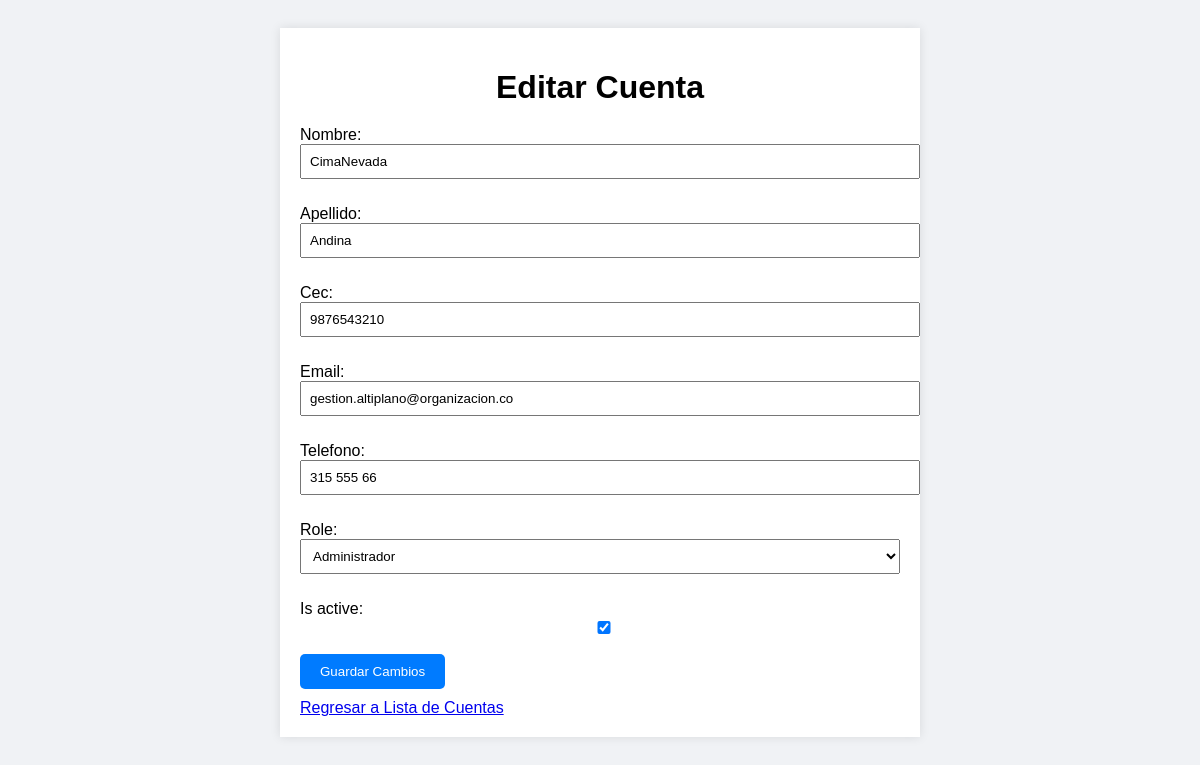
Screenshot of /editar-cuenta/1/ with the database file from the repository.
### libreria/models.py (models this page shows, shortened)
class CustomUser(AbstractUser):  # Define una tupla de opciones para el campo 'role' (rol del usuario)
    ROLE_CHOICES = (
        ('admin', 'Administrador'),
        ('emple', 'empleado'),
    )
    role = models.CharField(max_length=10, choices=ROLE_CHOICES, default='user')
    email = models.EmailField(unique=True)
    USERNAME_FIELD = 'cec'
    REQUIRED_FIELDS = ['Nombre']  # Se requiere el nombre de usuario
    telefono = models.CharField(
        max_length=10,
        blank=True,
        null=True,
    )
    cec = models.CharField(
        max_length=10,
        blank=False,
        null=False,
        unique=True
    )
    nombre = models.CharField(
        max_length=10,
        blank=False,
        null=False,
        )
    apellido = models.CharField(
        max_length=10,
        blank=False,
        null=False,)
    status =models.CharField(max_length=20, default=' No activo')
    is_active = models.BooleanField(default=True)
    is_staff = models.BooleanField(default=False)

### libreria/views.py (the view)
# urls.py: path('editar-cuenta/<int:id>/', views.editar_cuenta, name='editar_cuenta'),
def editar_cuenta(request, id):
    cuenta = get_object_or_404(CustomUser, id=id)
    if request.method == 'POST':
        form = CustomUserChangeForm(request.POST, instance=cuenta)
        if form.is_valid():
            form.save()
            return redirect('dashboard')  # Redirige al dashboard después de guardar
    else:
        form = CustomUserChangeForm(instance=cuenta)
    return render(request, 'accounts/editar_cuenta.html', {'form': form, 'cuenta': cuenta})

### libreria/forms.py
class CustomUserChangeForm(UserChangeForm):
    password = None
    class Meta:
        model = CustomUser
        fields = ('nombre','apellido', 'cec', 'email', 'telefono', 'role', 'is_active') #Se corrige aqui.

### libreria/templates/accounts/editar_cuenta.html (shortened to what this page needs)
{% load static %}
<!DOCTYPE html>
<html lang="es">
<head>
</head>
<body>
  <div class="container">
    <h1>Editar Cuenta</h1>
    <form method="post">
      {{ form.as_p }}
      <button type="submit">Guardar Cambios</button>
    </form>
    <div style="margin-top: 10px;">
      <a href="{% url 'dashboard' %}">Regresar a Lista de Cuentas</a>
    </div>
  </div>
</body>
</html>

### libreria/templates/accounts/editar_cuenta.html (style rules this page uses)
body { font-family: 'Arial', sans-serif; background-color: #f0f2f5; padding: 20px; }
.container { max-width: 600px; margin: 0 auto; background: #fff; padding: 20px; box-shadow: 0 0 10px rgba(0,0,0,0.1); }
h1 { text-align: center; margin-bottom: 20px; }
form p { margin-bottom: 10px; }
form input, form select { width: 100%; padding: 8px; margin-bottom: 10px; }
button { background-color: #007bff; color: #fff; border: none; padding: 10px 20px; cursor: pointer; border-radius: 5px; }

### rows the page displays
CustomUser: nombre "CimaNevada", apellido "Andina", cec "9876543210", email "gestion.altiplano@organizacion.co", telefono "315 555 66", role "Administrador", is_active "☑"
